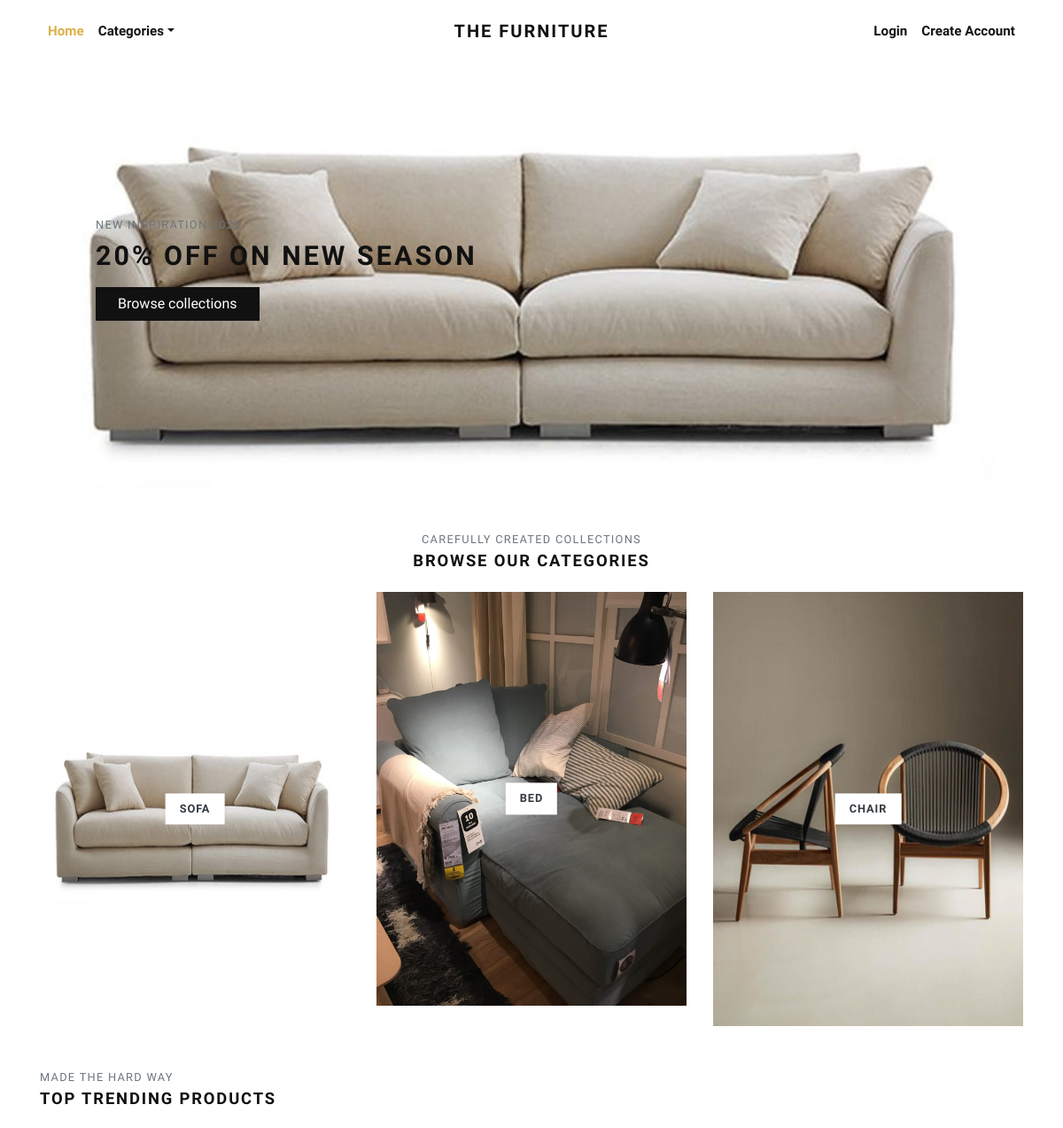
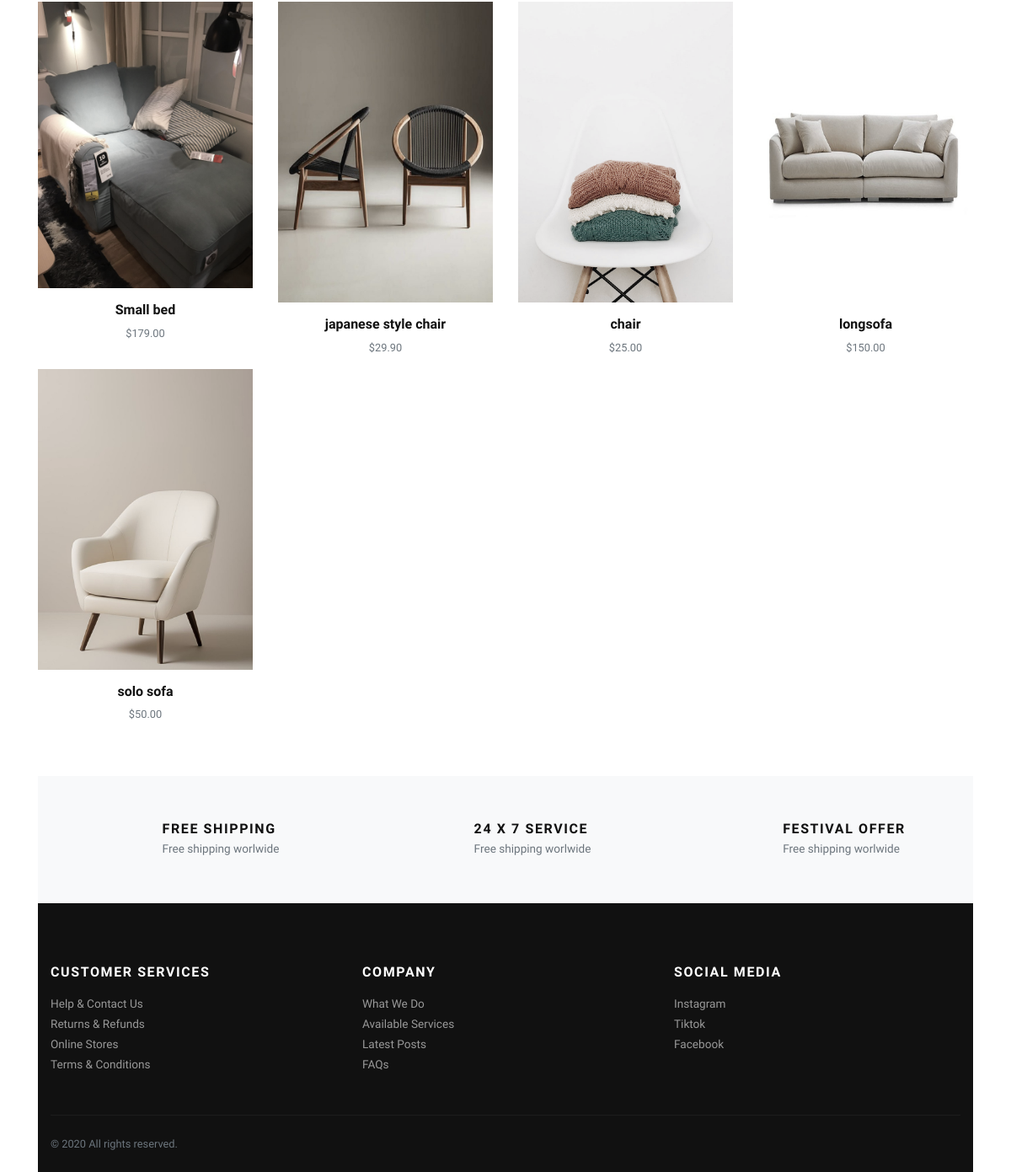
The page / on the database its author committed (2 pictures, top to bottom).
### store/models.py (models this page shows, shortened)
class Category(models.Model):
    title = models.CharField(max_length=50, verbose_name="Category Title")
    slug = models.SlugField(max_length=55, verbose_name="Category Slug")
    description = models.TextField(blank=True, verbose_name="Category Description")
    category_image = models.ImageField(upload_to='category', blank=True, null=True, verbose_name="Category Image")
    is_active = models.BooleanField(verbose_name="Is Active?")
    is_featured = models.BooleanField(verbose_name="Is Featured?")
    created_at = models.DateTimeField(auto_now_add=True, verbose_name="Created Date")
    updated_at = models.DateTimeField(auto_now=True, verbose_name="Updated Date")
    class Meta:
        verbose_name_plural = 'Categories'
        ordering = ('-created_at', )

class Product(models.Model):
    title = models.CharField(max_length=150, verbose_name="Product Title")
    slug = models.SlugField(max_length=160, verbose_name="Product Slug")
    sku = models.CharField(max_length=255, unique=True, verbose_name="Unique Product ID (SKU)")
    short_description = models.TextField(verbose_name="Short Description")
    detail_description = models.TextField(blank=True, null=True, verbose_name="Detail Description")
    product_image = models.ImageField(upload_to='product', blank=True, null=True, verbose_name="Product Image")
    price = models.DecimalField(max_digits=8, decimal_places=2)
    category = models.ForeignKey(Category, verbose_name="Product Categoy", on_delete=models.CASCADE)
    is_active = models.BooleanField(verbose_name="Is Active?")
    is_featured = models.BooleanField(verbose_name="Is Featured?")
    created_at = models.DateTimeField(auto_now_add=True, verbose_name="Created Date")
    updated_at = models.DateTimeField(auto_now=True, verbose_name="Updated Date")
    class Meta:
        verbose_name_plural = 'Products'
        ordering = ('-created_at', )

### store/views.py (the view)
# urls.py: path('', views.home, name="home"),
def home(request):
    categories = Category.objects.filter(is_active=True, is_featured=True)[:3]
    products = Product.objects.filter(is_active=True, is_featured=True)[:8]
    return render(request, 'store/index.html', {
        'categories': categories,
        'products': products,
    })

### store/context_preprocessors.py (called while the page is built)
def store_menu(request):
    categories = Category.objects.filter(is_active=True)
    context = {
        'categories_menu': categories,
    }
    return context

def cart_menu(request):
    if request.user.is_authenticated:
        cart_items= Cart.objects.filter(user=request.user)
        context = {
            'cart_items': cart_items,
        }
    else:
        context = {}
    return context

### templates/store/index.html (shortened to what this page needs)
{% extends 'base.html' %}
{% load static %}
      {% block content %}
      <div class="container">
      <section class="hero pb-3 bg-cover bg-center d-flex align-items-center"
         style="background-image: url('{% static 'img/sofa.jpg' %}');">
          <div class="container py-5">
            <div class="row px-4 px-lg-5">
              <div class="col-lg-6">
                <p class="text-muted small text-uppercase mb-2">New Inspiration 2020</p>
                <h1 class="h2 text-uppercase mb-3">20% off on new season</h1><a class="btn btn-dark" href="{% url 'store:all-categories' %}">Browse collections</a>
              </div>
            </div>
          </div>
        </section>
        <section class="pt-5">
          <header class="text-center">
            <p class="small text-muted small text-uppercase mb-1">Carefully created collections</p>
            <h2 class="h5 text-uppercase mb-4">Browse our categories</h2>
          </header>
          <div class="row">
          {% if categories %}
            {% for category in categories %}
              <div class="col-md-4 mb-4 mb-md-0">
                <a class="category-item" href="{% url 'store:category-products' category.slug %}">
                  <strong class="category-item-title">{{ category.title }}</strong>
                </a>
              </div>
            {% endfor %}
          {% endif %}
          </div>
        </section>
        <section class="py-5">
          <header>
            <p class="small text-muted small text-uppercase mb-1">Made the hard way</p>
            <h2 class="h5 text-uppercase mb-4">Top trending products</h2>
          </header>
          <div class="row">
            {% if products %}
              {% for product in products %}
                <div class="col-xl-3 col-lg-4 col-sm-6">
                  <div class="product text-center">
                    <div class="position-relative mb-3">
                      <a class="d-block" href="{% url 'store:product-detail' product.slug %}">
                        {% if product.product_image %}
                          <img class="img-fluid w-100" src="{{ product.product_image.url }}" alt="{{product.title}}">
                        {% else %}
                          <img class="img-fluid w-100" src="{% static 'img/product-1.jpg' %}" alt="{{product.title}}">
                        {% endif %}
                      </a>
                    </div>
                    <h6> <a class="reset-anchor" href="detail.html">{{ product.title }}</a></h6>
                    <p class="small text-muted">${{product.price}}</p>
                  </div>
                </div>
              {% endfor %}
            {% endif %}
          </div>
        </section>
        <section class="py-5 bg-light">
          <div class="container">
            <div class="row text-center">
              <div class="col-lg-4 mb-3 mb-lg-0">
                <div class="d-inline-block">
                  <div class="media align-items-end">
                    <svg class="svg-icon svg-icon-big svg-icon-light">
                      <use xlink:href="#delivery-time-1"> </use>
                    </svg>
                    <div class="media-body text-left ml-3">
                      <h6 class="text-uppercase mb-1">Free shipping</h6>
                      <p class="text-small mb-0 text-muted">Free shipping worlwide</p>
                    </div>
                  </div>
                </div>
              </div>
              <div class="col-lg-4 mb-3 mb-lg-0">
                <div class="d-inline-block">
                  <div class="media align-items-end">
                    <svg class="svg-icon svg-icon-big svg-icon-light">
                      <use xlink:href="#helpline-24h-1"> </use>
                    </svg>
                    <div class="media-body text-left ml-3">
                      <h6 class="text-uppercase mb-1">24 x 7 service</h6>
                      <p class="text-small mb-0 text-muted">Free shipping worlwide</p>
                    </div>
                  </div>
                </div>
              </div>
              <div class="col-lg-4">
                <div class="d-inline-block">
                  <div class="media align-items-end">
                    <svg class="svg-icon svg-icon-big svg-icon-light">
                      <use xlink:href="#label-tag-1"> </use>
                    </svg>
                    <div class="media-body text-left ml-3">
                      <h6 class="text-uppercase mb-1">Festival offer</h6>
                      <p class="text-small mb-0 text-muted">Free shipping worlwide</p>
                    </div>
                  </div>
                </div>
              </div>
            </div>
          </div>
        </section>
      {% endblock content %}

### jewelryshop/static/css/style.default.css (style rules this page uses)
.text-small { font-size: 0.85rem !important; }
strong { font-weight: 700; }
.hero { min-height: 30rem; }
.category-item { display: block; position: relative; color: #343a40; transition: all 0.3s; }
.category-item-title { display: inline-block; padding: 0.5rem 1rem; background: #fff; text-transform: uppercase; letter-spacing: 0.07em; position: absolute; top: 50%; left: 50%; -webkit-transform: translate(-50%, -50%); transform: translate(-50%, -50%); box-shadow: 0 0 5px rgba(0, 0, 0, 0.07); font-size: 0.8rem; }
.product img { -webkit-filter: grayscale(40%); filter: grayscale(40%); transition: all 0.3s; }
.text-uppercase { text-transform: uppercase; letter-spacing: 0.1em; }
.bg-cover { background-size: cover !important; }
.bg-center { background-position: center center !important; }
.reset-anchor { color: inherit; transition: all 0.3s; }
.svg-icon { width: 32px; height: 32px; vertical-align: text-bottom; stroke: currentColor; stroke-width: 3; --layer1: currentColor; --layer2: currentColor; --layer3: currentColor; }
.svg-icon.svg-icon-light { stroke-width: 2; }
.svg-icon-big { width: 48px; height: 48px; }
.btn { font-weight: 400; border: 1px solid transparent; font-family: inherit; padding: 0.375rem 1.5rem; font-size: 1rem; line-height: 1.5; border-radius: 0; transition: color 0.15s ease-in-out, background-color 0.15s ease-in-out, border-color 0.15s ease-in-out, box-shadow 0.15s ease-in-out; }
.btn-dark { color: #fff; background-color: #111111; border-color: #111111; }
body { font-family: "Libre Franklin", sans-serif; font-size: 1rem; font-weight: 400; line-height: 1.5; color: #111111; background-color: #fff; }
a { color: #dcb14a; text-decoration: none; }
h1, h2, h3, h4, h5, h6, .h1, .h2, .h3, .h4, .h5, .h6 { margin-bottom: 0.5rem; font-family: inherit; font-weight: 900; line-height: 1.2; color: inherit; }
h1, .h1 { font-size: 2.2rem; }
h2, .h2 { font-size: 1.9rem; }
h5, .h5 { font-size: 1.15rem; }
h6, .h6 { font-size: 1rem; }
small, .small { font-size: 80%; font-weight: 400; }
.bg-light { background-color: #f8f9fa !important; }

### rows shown on the page
Category: title "SOFA"
Category: title "BED"
Category: title "CHAIR"
Product: product_image (picture), title "Small bed", price "179.00"
Product: product_image (picture), title "japanese style chair", price "29.90"
Product: product_image (picture), title "chair", price "25.00"
Product: product_image (picture), title "longsofa", price "150.00"
Product: product_image (picture), title "solo sofa", price "50.00"
